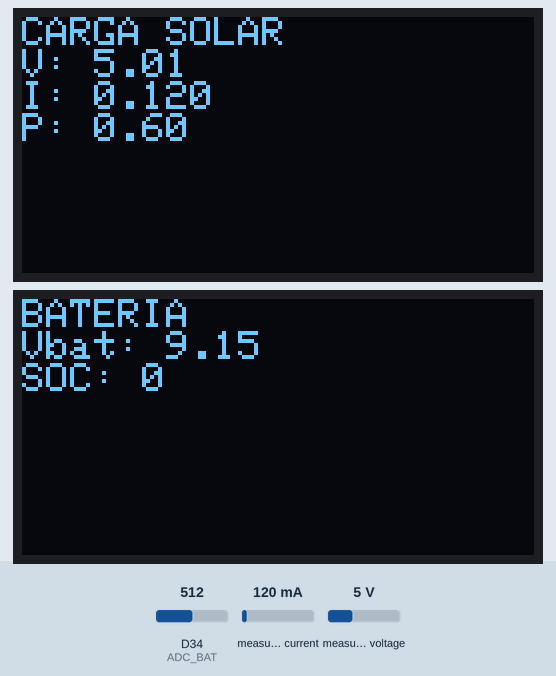
A sketch run on a simulated Arduino Due. Parts: 2 × 128×64 one-colour display. The test bench sets the inputs (shaded band); at power-on: measured current 120 mA, D34 (ADC_BAT) = 512, measured voltage 5 V (analog values on the 0–1023 scale).

Above: at 1.2 s.
1.3 s: measured current set to 40 mA
At 2.2 s:
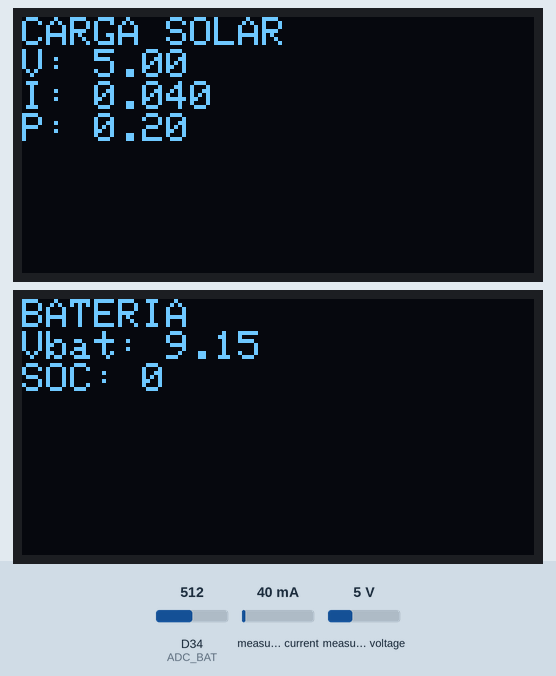
3.2 s: D34 (ADC_BAT) set to 716
At 4.5 s:
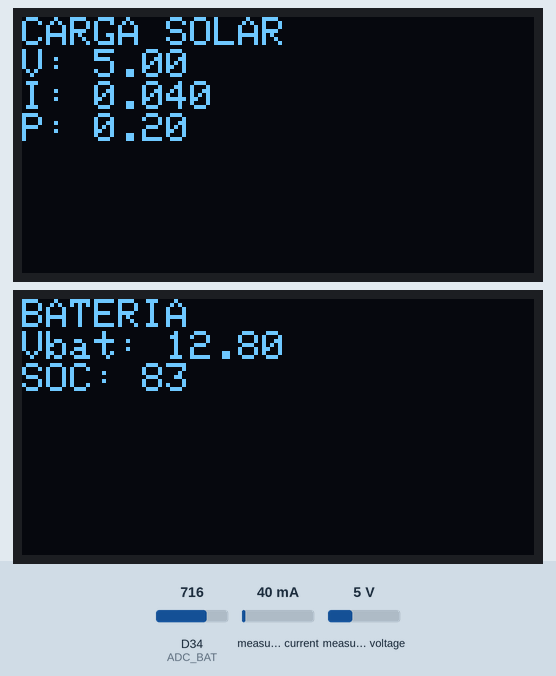
4.9 s: measured voltage set to 0.3 V
At 6.1 s:
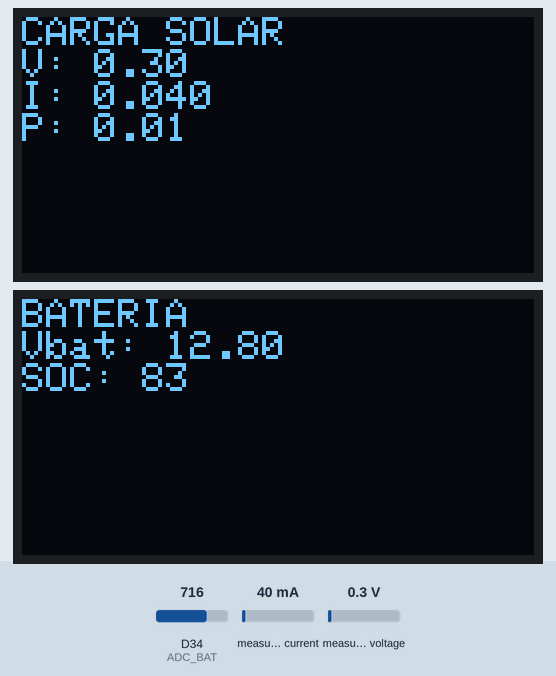
6.5 s: D34 (ADC_BAT) set to 900
At 7.2 s:
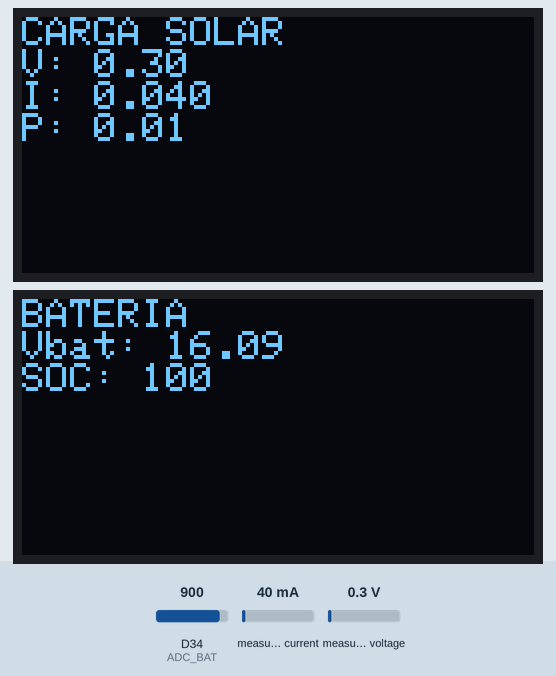
8.2 s: measured current set to 500 mA
At 8.8 s:
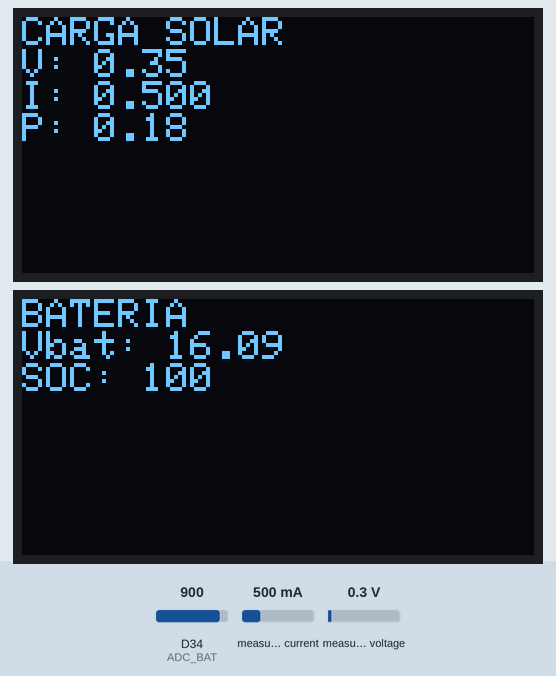
9.9 s: D34 (ADC_BAT) set to 1023
At 11.0 s:
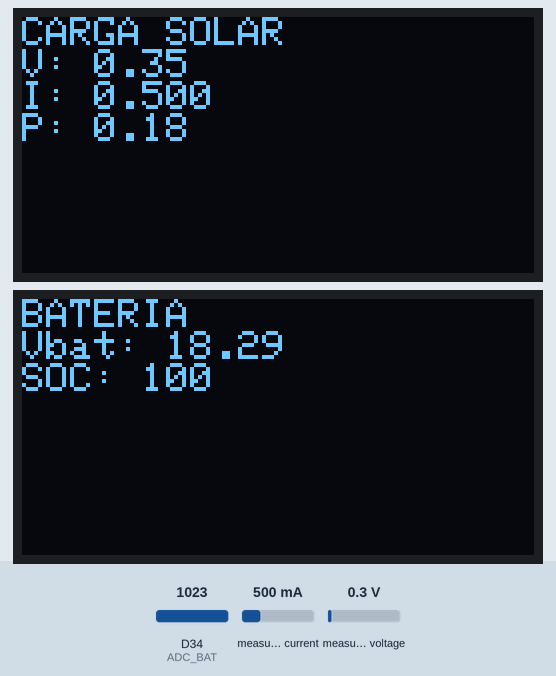
Timing chart, 0 to 12.6 s (numbered marks = the images above; inputs shaded):
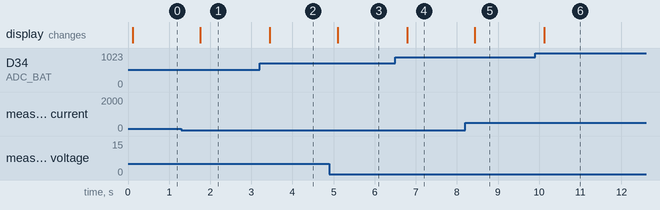

Measured:
- after the input at 1.3 s, the display: changes after 0.46 s (image 1)
- after the input at 3.2 s, the display: changes after 0.25 s (image 2)
- after the input at 4.9 s, the display: changes after 0.20 s (image 3)
- after the input at 6.5 s, the display: changes after 0.29 s (image 4)
- after the input at 8.2 s, the display: changes after 0.23 s (image 5)
- after the input at 9.9 s, the display: changes after 0.23 s (image 6)

The sketch:

panelsolar.ino
```cpp
#include <Wire.h>
#include <Adafruit_GFX.h>
#include <Adafruit_SSD1306.h>
#include <Adafruit_INA219.h>

#define SDA_PIN 21
#define SCL_PIN 22
#define ADC_BAT 34   // pin donde está el divisor de la batería

Adafruit_INA219 ina219;

// Pantallas
Adafruit_SSD1306 oled1(128, 64, &Wire); // 0x3C
Adafruit_SSD1306 oled2(128, 64, &Wire); // 0x3D

float readBatteryVoltage() {
  int raw = analogRead(ADC_BAT);
  float v_adc = (3.3f * raw) / 4095.0f;
  float v_bat = v_adc * (150.0f + 33.0f) / 33.0f; // divisor
  return v_bat;
}

float soc(float v) {
  if (v <= 11.8f) return 0.0f;
  if (v >= 13.0f) return 100.0f;
  return (v - 11.8f) * (100.0f / (13.0f - 11.8f));
}

void setup() {
  Wire.begin(SDA_PIN, SCL_PIN);

  ina219.begin();

  oled1.begin(SSD1306_SWITCHCAPVCC, 0x3C);
  oled1.clearDisplay();
  oled2.begin(SSD1306_SWITCHCAPVCC, 0x3D);
  oled2.clearDisplay();

  analogReadResolution(12);
}

void loop() {
  float busV = ina219.getBusVoltage_V();
  float shunt = ina219.getShuntVoltage_mV() / 1000.0;
  float currentA = ina219.getCurrent_mA() / 1000.0;
  float loadV = busV + shunt;
  float power = loadV * currentA;

  float vbat = readBatteryVoltage();
  float charge = soc(vbat);

  // Pantalla 1
  oled1.clearDisplay();
  oled1.setCursor(0, 0);
  oled1.println("CARGA SOLAR");
  oled1.print("V: "); oled1.println(loadV, 2);
  oled1.print("I: "); oled1.println(currentA, 3);
  oled1.print("P: "); oled1.println(power, 2);
  oled1.display();

  // Pantalla 2
  oled2.clearDisplay();
  oled2.setCursor(0, 0);
  oled2.println("BATERIA");
  oled2.print("Vbat: "); oled2.println(vbat, 2);
  oled2.print("SOC: "); oled2.println(charge, 0);
  oled2.display();

  delay(500);
}
```
